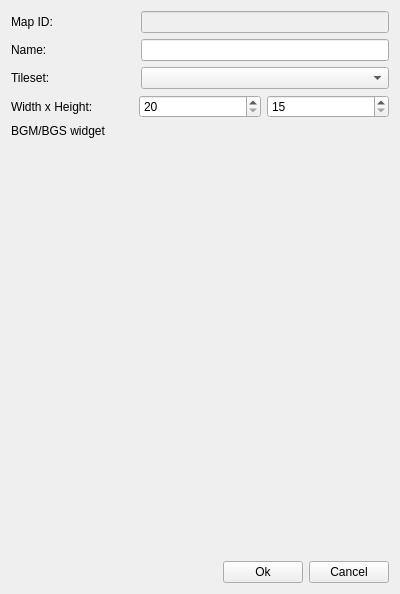
<?xml version="1.0" encoding="UTF-8"?>
<ui version="4.0">
 <class>MapProperties</class>
 <widget class="QWidget" name="MapProperties">
  <property name="windowModality">
   <enum>Qt::ApplicationModal</enum>
  </property>
  <property name="geometry">
   <rect>
    <x>0</x>
    <y>0</y>
    <width>400</width>
    <height>594</height>
   </rect>
  </property>
  <property name="windowTitle">
   <string>YaRXP - Map Properties</string>
  </property>
  <layout class="QGridLayout" name="gridLayout_2">
   <item row="1" column="0">
    <layout class="QGridLayout" name="gridLayout">
     <item row="1" column="0">
      <widget class="QLabel" name="label">
       <property name="text">
        <string>Name:</string>
       </property>
      </widget>
     </item>
     <item row="2" column="0">
      <widget class="QLabel" name="label_2">
       <property name="text">
        <string>Tileset:</string>
       </property>
      </widget>
     </item>
     <item row="3" column="0" colspan="3">
      <layout class="QHBoxLayout" name="horizontalLayout">
       <item>
        <widget class="QLabel" name="label_3">
         <property name="text">
          <string>Width x Height:</string>
         </property>
        </widget>
       </item>
       <item>
        <widget class="QSpinBox" name="spin_x">
         <property name="minimum">
          <number>20</number>
         </property>
        </widget>
       </item>
       <item>
        <widget class="QSpinBox" name="spin_y">
         <property name="minimum">
          <number>15</number>
         </property>
        </widget>
       </item>
      </layout>
     </item>
     <item row="0" column="0">
      <widget class="QLabel" name="label_4">
       <property name="text">
        <string>Map ID:</string>
       </property>
      </widget>
     </item>
     <item row="0" column="1" colspan="2">
      <widget class="QLineEdit" name="line_id">
       <property name="enabled">
        <bool>false</bool>
       </property>
      </widget>
     </item>
     <item row="1" column="1" colspan="2">
      <widget class="QLineEdit" name="line_name"/>
     </item>
     <item row="2" column="1" colspan="2">
      <widget class="QComboBox" name="combo_tileset"/>
     </item>
    </layout>
   </item>
   <item row="2" column="0">
    <layout class="QGridLayout" name="gridLayout_3">
     <item row="0" column="0">
      <widget class="QLabel" name="label_6">
       <property name="text">
        <string>BGM/BGS widget</string>
       </property>
      </widget>
     </item>
     <item row="2" column="0">
      <layout class="QHBoxLayout" name="horizontalLayout_2">
       <item>
        <spacer name="horizontalSpacer">
         <property name="orientation">
          <enum>Qt::Horizontal</enum>
         </property>
         <property name="sizeHint" stdset="0">
          <size>
           <width>40</width>
           <height>20</height>
          </size>
         </property>
        </spacer>
       </item>
       <item>
        <widget class="QPushButton" name="pushButton">
         <property name="text">
          <string>Ok</string>
         </property>
        </widget>
       </item>
       <item>
        <widget class="QPushButton" name="pushButton_2">
         <property name="text">
          <string>Cancel</string>
         </property>
        </widget>
       </item>
      </layout>
     </item>
     <item row="1" column="0">
      <spacer name="verticalSpacer">
       <property name="orientation">
        <enum>Qt::Vertical</enum>
       </property>
       <property name="sizeHint" stdset="0">
        <size>
         <width>20</width>
         <height>40</height>
        </size>
       </property>
      </spacer>
     </item>
    </layout>
   </item>
  </layout>
 </widget>
 <resources/>
 <connections/>
</ui>
